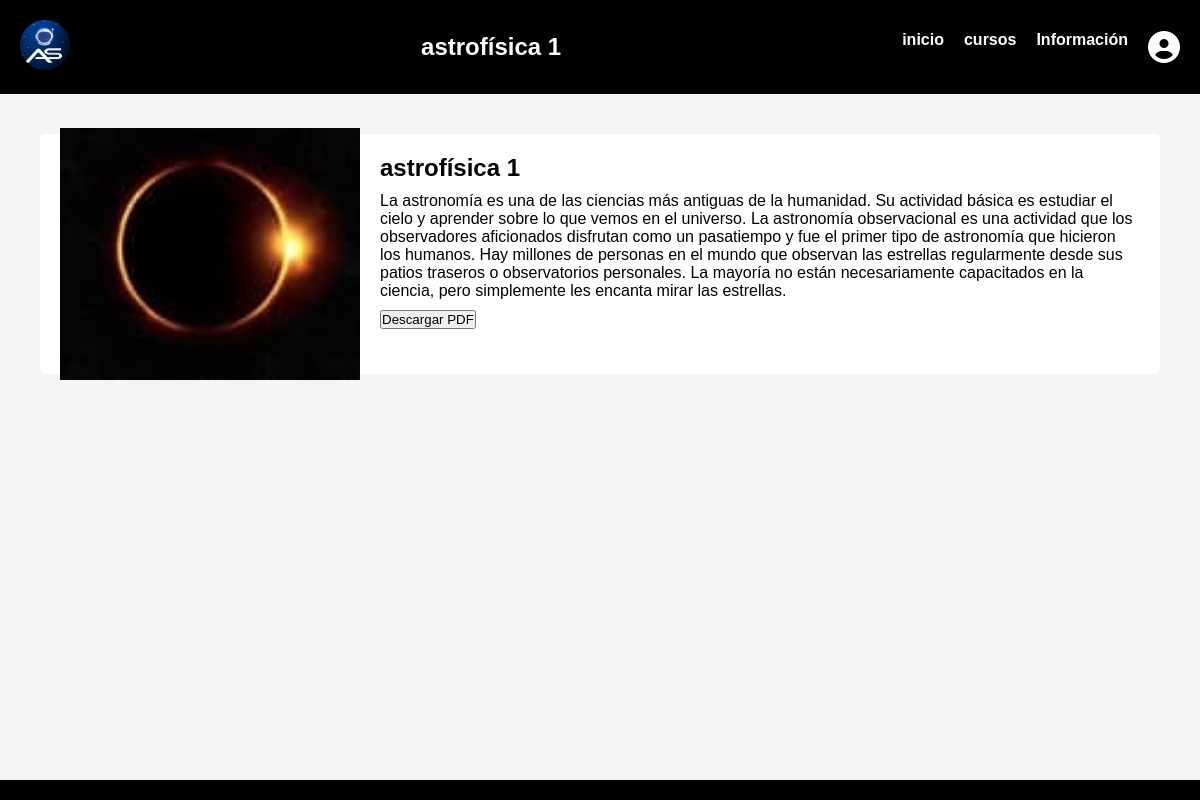
Screenshot of /tema.php?id_tema=7 with the database file from the repository.
### tables this page shows
CREATE TABLE `temas` (
  `id_tema` int(11) NOT NULL AUTO_INCREMENT,
  `titulo` varchar(45) DEFAULT NULL,
  `descripcion` varchar(10000) DEFAULT NULL,
  `imagen` varchar(100) DEFAULT NULL,
  `pdf` varchar(100) DEFAULT NULL,
  PRIMARY KEY (`id_tema`)
);

### tema.php (the view, shortened to what this page needs)
<!DOCTYPE html>
<html lang="es">
<head>
    <link rel="stylesheet" href="css/tema.css">
    <link rel="stylesheet" href="https://cdnjs.cloudflare.com/ajax/libs/font-awesome/6.4.2/css/all.min.css"/>
</head>
<body>
    <header>
        <div class="logo">
            <img id="logo" src="image/logo2.jpeg">
        </div>
        <div class="title">
            <?php
            require_once "conexion.php";
            if (isset($_GET['id_tema'])) {
                $id_tema = $_GET['id_tema'];
                $sql = "SELECT * FROM temas WHERE id_tema = '$id_tema'";
                $result = $conexion->query($sql);
                if ($result->num_rows > 0) {
                    $row = $result->fetch_assoc();
                    echo "<h1>" . $row["titulo"] . "</h1>";
                } else {
                    echo "tema no encontrado.";
                }
            } else {
                echo "ID de tema no proporcionado.";
            }
            ?>
        </div>
        <nav>
            <ul>
                <li><a href="inicio.php">inicio</a></li>
                <li><a href="cursos.php">cursos</a></li>
                <li><a href="informacion.php">Información</a></li>
                <?php
                if (isset($_SESSION['active']) && isset($_SESSION['nombre'])) {
                    $nombre = $_SESSION['nombre'];
                    echo '<div class="sidebar">
                        <div class="user-panel mt-3 pb-3 mb-3 d-flex">
                            <div class="image">
                                <a href="perfil.php">
                                    <i class="fas fa-user-circle fa-2x text-info"></i>
                                </a>
                            </div>
                            <div class="info">
                                <a href="perfil.php" class="d-block"></a>
                            </div>
                        </div>
                    </div>';
                } else {
                    echo '<div class="sidebar">
                        <div class="user-panel mt-3 pb-3 mb-3 d-flex">
                            <div class="image">
                                <a href="perfil.php">
                                    <i class="fas fa-user-circle fa-2x text-info"></i>
                                </a>
                            </div>
                        </div>
                    </div>';
                }
                ?>
            </ul>
        </nav>
    </header>
    <main>
    <section class="tema-detalle">
    <?php
include "conexion.php";
if (isset($_GET['id_tema'])) {
    $id_tema = $_GET['id_tema'];
    $sql = "SELECT * from temas where id_tema='$id_tema'";
    $result = $conexion->query($sql);
    if ($result->num_rows > 0) {
        $row = $result->fetch_assoc();
        $imagen = $row["imagen"];
        $pdf = $row["pdf"];
        echo "<div class='tema-image'><img src='admin/src/" . $imagen . "'></div>";
        echo "<div class='tema-info'><h2>" . $row["titulo"] . "</h2>";
        echo "<p>" . $row["descripcion"] . "</p>";
        echo '<a href="admin/src/' . $pdf . '" download><button>Descargar PDF</button></a>';
    } else {
        echo "tema no encontrado.";
    }
} else {
    echo "ID de tema no proporcionado.";
}
?>
            </div>
        </section>
    </main>
    <footer>
    </footer>
</body>
</html>

### css/tema.css (style rules this page uses)
* { margin: 0; padding: 0; box-sizing: border-box; }
body { font-family: Arial, sans-serif; background-color: #f5f5f5; }
header { background-color: #000000; color: white; padding: 20px; display: flex; justify-content: space-between; align-items: center; }
.logo img { width: 50px; height: 50px; margin-right: 10px; }
h1 { font-size: 24px; font-weight: bold; margin: 0; }
nav ul { list-style: none; padding: 0; margin: 0; display: flex; }
nav li { margin-right: 20px; }
nav a { text-decoration: none; color: white; font-weight: bold; }
main { padding: 20px; }
.tema-detalle { background-color: white; border-radius: 5px; display: flex; margin: 20px; padding: 20px; box-shadow: 0 2px 4px rgba(0, 0, 0, 0); }
.tema-image { width: 300px; height: 200px; display: flex; align-items: center; justify-content: center; }
.tema-image img { min-width: 100%; min-height: 100%; }
.tema-info { flex: 1; margin-left: 20px; }
h2 { font-size: 24px; margin-bottom: 10px; }
p { font-size: 16px; margin-bottom: 10px; }
footer { background-color: #000000; color: white; text-align: center; padding: 10px; position: fixed; bottom: 0; width: 100%; }

### rows the page displays
temas: titulo "astrofísica 1", imagen (picture), descripcion "La astronomía es una de las ciencias más antiguas de la humanidad. Su actividad básica es estudiar el cielo y aprender sobre lo que vemos en el universo. La astronomía observacional es una actividad que los observadores aficionados disfrutan como un pasatiempo y fue el primer tipo de astronomía que hicieron los humanos. Hay millones de personas en el mundo que observan las estrellas regularmente desde sus patios traseros o observatorios personales. La mayoría no están necesariamente capacitados en la ciencia, pero simplemente les encanta mirar las estrellas."
